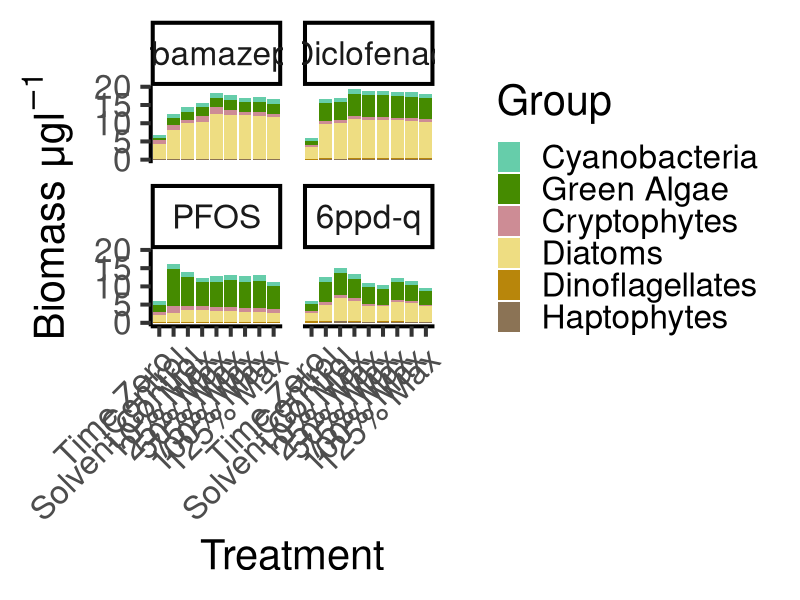

Here is the R script that generated this plot: (Note: this script raises an error after producing the figure.)
# from early 2025
# makes combined biomass and community composition plots with outliers removed
# include percent change from solvent control plot
# also includes haptophyte and dinoflagellate percent change plots

library(ggplot2)
library(ggpubr)
library(readxl)
library(tidyverse)



###################################### combined community composition barchart


# import data:

no_outliers_long = read_excel("All_Bioassays/continuous_no_high_outliers.xlsx", sheet = "Biomass_stacked_plot")

# reformat data:

no_outliers_long$Group <- factor(no_outliers_long$Group,
                                 levels = c("ALLChla", "Cyanobacteria", "GreenAlgae", "Cryptophytes", "Diatoms", "Dinoflagellates", "Haptophytes"),
                                 labels = c("Total Chl a", "Cyanobacteria", "Green Algae", "Cryptophytes", "Diatoms", "Dinoflagellates", "Haptophytes"))

group_colors = c("Cyanobacteria" = "aquamarine3", "Cryptophytes" = "lightpink3", "Diatoms" = "lightgoldenrod", "Dinoflagellates" = "darkgoldenrod", "Green Algae" = "chartreuse4", "Haptophytes" = "burlywood4")

bioassay_labels <- c(
  "Carbamazepine" = "Carbamazepine",
  "Diclofenac" = "Diclofenac",
  "PFOS" = "PFOS",
  "6ppd-q" = "6ppd-q"
)

no_outliers_long$Bioassay <- factor(no_outliers_long$Bioassay,
                                    levels = c("Carbamazepine", "Diclofenac", "PFOS", "6ppd-q"))

# plot community composition of all contaminant bioassays all together:

no_outliers_biomass_all = ggplot(no_outliers_long, aes(x = fct_relevel(Treatment, "T0" , "Control", "Solvent", "A", "B", "C", "D", "E", "F"), y = Biomass, fill = Group)) +
  geom_bar(stat = "identity", position = "stack") +
  scale_fill_manual(values = group_colors) +
  facet_wrap(~ Bioassay, labeller = labeller(Bioassay = bioassay_labels)) +
  theme_classic(base_size = 30) +
  ylab(expression(paste("Biomass \u03BCg", l^-1))) + 
  xlab("Treatment") + 
  scale_x_discrete(labels = c("T0" = "Time Zero", "Control" = "Control", "Solvent" =   "Solvent Control", "A" = "10% Max", "B" = "25% Max", "C" = "50% Max", "D" = "75% Max", "E" = "100% Max", "F" = "125% Max")) +
  theme(axis.text.x = element_text(angle = 45, hjust = 1))

ggsave(no_outliers_biomass_all, filename = "All_Bioassays/Figures/no_outliers_community_comp_biomass_all.png",
       device = "png", height = 12, width = 17)





############################################# individual contaminant community composition plots:

group_colors = c("Cyanobacteria" = "aquamarine3", "Cryptophytes" = "lightpink3", "Diatoms" = "lightgoldenrod", "Dinoflagellates" = "darkgoldenrod", "Green Algae" = "chartreuse4", "Haptophytes" = "burlywood4")



carbamazepine = ggplot(no_outliers_comm, aes(fill = Group, y = Carbamazepine, x = fct_relevel(Treatment, "T0" , "Control", "Solvent", "A", "B", "C", "D", "E", "F"))) +
  geom_bar(position = "stack", stat = "identity") +
  scale_fill_manual(values = group_colors) +
  ylab(expression(paste("Biomass \u03BCg", l^-1))) + 
  xlab("Treatment") + 
  labs(fill = 'Group') +
  scale_x_discrete(labels = c("T0" = "Time Zero", "Control" = "Control", "Solvent" = "Solvent Control", "A" = "10%", "B" = "25%", "C" = "50%", "D" = "75%", "E" = "100%", "F" = "125%")) +
  theme_classic(base_size = 30) +
  theme(axis.text.x = element_text(angle = 45, vjust = 1, hjust=1))

Diclofenac = ggplot(no_outliers_comm, aes(fill = Group, y = Diclofenac, x = fct_relevel(Treatment, "T0" , "Control", "Solvent", "A", "B", "C", "D", "E", "F"))) +
  geom_bar(position = "stack", stat = "identity") +
  scale_fill_manual(values = group_colors) +
  ylab(expression(paste("Biomass \u03BCg", l^-1))) + 
  xlab("Treatment") + 
  labs(fill = 'Group') +
  scale_x_discrete(labels = c("T0" = "Time Zero", "Control" = "Control", "Solvent" = "Solvent Control", "A" = "10%", "B" = "25%", "C" = "50%", "D" = "75%", "E" = "100%", "F" = "125%")) +
  theme_classic(base_size = 30) +
  theme(axis.text.x = element_text(angle = 45, vjust = 1, hjust=1))

PFOS = ggplot(no_outliers_comm, aes(fill = Group, y = PFOS, x = fct_relevel(Treatment, "T0" , "Control", "Solvent", "A", "B", "C", "D", "E", "F"))) +
  geom_bar(position = "stack", stat = "identity") +
  scale_fill_manual(values = group_colors) +
  ylab(expression(paste("Biomass \u03BCg", l^-1))) + 
  xlab("Treatment") + 
  labs(fill = 'Group') +
  scale_x_discrete(labels = c("T0" = "Time Zero", "Control" = "Control", "Solvent" = "Solvent Control", "A" = "10%", "B" = "25%", "C" = "50%", "D" = "75%", "E" = "100%", "F" = "125%")) +
  theme_classic(base_size = 30) +
  theme(axis.text.x = element_text(angle = 45, vjust = 1, hjust=1))

Quinone = ggplot(no_outliers_comm, aes(fill = Group, y = Quinone, x = fct_relevel(Treatment, "T0" , "Control", "Solvent", "A", "B", "C", "D", "E", "F"))) +
  geom_bar(position = "stack", stat = "identity") +
  scale_fill_manual(values = group_colors) +
  ylab(expression(paste("Biomass \u03BCg", l^-1))) + 
  xlab("Treatment") + 
  labs(fill = 'Group') +
  scale_x_discrete(labels = c("T0" = "Time Zero", "Control" = "Control", "Solvent" = "Solvent Control", "A" = "10%", "B" = "25%", "C" = "50%", "D" = "75%", "E" = "100%", "F" = "125%")) +
  theme_classic(base_size = 30) +
  theme(axis.text.x = element_text(angle = 45, vjust = 1, hjust=1))

ggsave(Quinone, filename = "6ppd-q/Figures/6ppdquinonecommunitybarchart.png",
       device = "png", height = 12, width = 17)

#all plots together

all = ggarrange(carbamazepine, Diclofenac, PFOS, Quinone, 
                labels = c("Carbamazepine", "Diclofenac", "PFOS", "6ppd-q"),
                ncol = 2, nrow = 2)
ggsave(all, filename = "allbioassaycommunities.png",
       device = "png", height = 12, width = 17)







####################################################### percent change in biomass from solvent control 


no_outliers_pc =  read_excel("All_Bioassays/continuous_no_high_outliers.xlsx", sheet = "Percent_change_total_group")



summary_data = no_outliers_pc %>%
  group_by(Other, Treatment) %>%
  summarise(
    mean = mean(chl_a_pc),
    sd = sd(chl_a_pc, na.rm = TRUE),
  )

summary_data


summary_data$Other = factor(summary_data$Other, levels=c("Carbamazepine", "Diclofenac", "PFOS", "6ppd-Quinone")) 

all_bioassay_total_chl_a_pc = ggplot(data = summary_data, 
                                     aes(x = mean, y = fct_relevel(Treatment, "10% Max", "25% Max", "50% Max", "75% Max", "100% Max", "125% Max"))) + 
  geom_col(aes(x = mean,
               y = fct_relevel(Treatment, "10% Max", "25% Max", "50% Max", "75% Max", "100% Max", "125% Max")),
           fill = "lightcyan3",
           data = summary_data) +  
  geom_errorbar(aes(x = mean,
                    y = fct_relevel(Treatment, "10% Max", "25% Max", "50% Max", "75% Max", "100% Max", "125% Max"), 
                    xmin = mean-sd, 
                    xmax = mean+sd,
                    width = 0.25),
                data = summary_data) +
  xlab("Percent Difference from Solvent Control") +
  ylab("Treatment") +
  theme_classic(base_size = 14) +
  facet_wrap(~Other, nrow = 1)

ggsave(all_bioassay_total_chl_a_pc, filename = "All_Bioassays/Figures/all_bioassay_total_chl_a_percent_dif.png",
       device = "png", height = 12, width = 15)






######################################################## individual group plots (Haptophytes and Dinoflagellates)




group_summary = no_outliers_pc %>%
  group_by(Other, Treatment) %>%
  summarise(
    tca = mean(chl_a_pc),
    cyano = mean(Cyanobacteria_pc),
    ga = mean(GreenAlgae_pc),
    crypto = mean(Cryptophytes_pc),
    dia = mean(Diatoms_pc),
    dino = mean(Dinoflagellates_pc),
    hapto = mean(Haptophytes_pc),
    tca_sd = sd(chl_a_pc, na.rm = TRUE),
    cyano_sd = sd(Cyanobacteria_pc, na.rm = TRUE),
    ga_sd = sd(GreenAlgae_pc, na.rm = TRUE),
    crypto_sd = sd(Cryptophytes_pc, na.rm = TRUE),
    dia_sd = sd(Diatoms_pc, na.rm = TRUE),
    dino_sd = sd(Dinoflagellates_pc, na.rm = TRUE),
    hapto_sd = sd(Haptophytes_pc, na.rm = TRUE)
  )

glimpse(group_summary)

group_summary$Treatment <- factor(group_summary$Treatment,
                                  levels = c("A", "B", "C", "D", "E", "F"),
                                  labels = c("10% Max", "25% Max", "50% Max", "75% Max", "100% Max", "125% Max"))


group_summary$Other = factor(group_summary$Other, 
                             levels=c("Carbamazepine", "Diclofenac", "PFOS", "6ppd-q"),
                             labels=c("Carbamazepine", "Diclofenac", "PFOS", "6ppd-quinone")) 


groups= reshape(data = group_summary,
                idvar= c("Other", "Treatment"), 
                varying = 3:16, #We need to specify here the columns to be reshaped
                sep= "",
                direction = "long",
                v.names = "Value")

carb_comm = group_summary %>%
  filter(Other == "Carbamazepine")

dic_comm = group_summary %>%
  filter(Other == "Diclofenac")


########### haptophytes plots

carb_haptos_plot = ggplot(data = carb_comm) + 
  geom_col(aes(y = hapto,
               x = fct_relevel(Treatment, "10% Max", "25% Max", "50% Max", "75% Max", "100% Max", "125% Max")),
           fill = "lightcyan3",
           data = carb_comm) +  
  geom_errorbar(aes(y = hapto,
                    x = fct_relevel(Treatment, "10% Max", "25% Max", "50% Max", "75% Max", "100% Max", "125% Max"), 
                    ymin = hapto-hapto_sd, 
                    ymax = hapto+hapto_sd,
                    width = 0.25),
                data = carb_comm) +
  ylab("Haptophyte Percent Difference") +
  xlab("Treatment") +
  theme_classic(base_size = 40) 

ggsave(carb_haptos_plot, filename = "Carbamazepine/Figures/carb_haptos_plot.png",
       device = "png", height = 18, width = 24)


dic_haptos_plot = ggplot(data = dic_comm) + 
  geom_col(aes(y = hapto,
               x = fct_relevel(Treatment, "10% Max", "25% Max", "50% Max", "75% Max", "100% Max", "125% Max")),
           fill = "lightcyan3",
           data = dic_comm) +  
  geom_errorbar(aes(y = hapto,
                    x = fct_relevel(Treatment, "10% Max", "25% Max", "50% Max", "75% Max", "100% Max", "125% Max"), 
                    ymin = hapto-hapto_sd, 
                    ymax = hapto+hapto_sd,
                    width = 0.25),
                data = dic_comm) +
  ylab("Haptophyte Percent Difference") +
  xlab("Treatment") +
  theme_classic(base_size = 40) 

ggsave(dic_haptos_plot, filename = "Diclofenac/Figures/dic_haptos_plot.png",
       device = "png", height = 18, width = 24)



############### dinoflagellates plots


carb_dinos_plot = ggplot(data = carb_haptos) + 
  geom_col(aes(y = dino,
               x = fct_relevel(Treatment, "10% Max", "25% Max", "50% Max", "75% Max", "100% Max", "125% Max")),
           fill = "lightcyan3",
           data = carb_haptos) +  
  geom_errorbar(aes(y = dino,
                    x = fct_relevel(Treatment, "10% Max", "25% Max", "50% Max", "75% Max", "100% Max", "125% Max"), 
                    ymin = dino-dino_sd, 
                    ymax = dino+dino_sd,
                    width = 0.25),
                data = carb_haptos) +
  ylab("Dinoflagellate Percent Difference") +
  xlab("Treatment") +
  theme_classic(base_size = 30) 

ggsave(carb_dinos_plot, filename = "Carbamazepine/Figures/carb_dinos_plot.png",
       device = "png", height = 18, width = 24)

dic_dinos_plot = ggplot(data = dic_comm) + 
  geom_col(aes(y = dino,
               x = fct_relevel(Treatment, "10% Max", "25% Max", "50% Max", "75% Max", "100% Max", "125% Max")),
           fill = "lightcyan3",
           data = dic_comm) +  
  geom_errorbar(aes(y = dino,
                    x = fct_relevel(Treatment, "10% Max", "25% Max", "50% Max", "75% Max", "100% Max", "125% Max"), 
                    ymin = dino-dino_sd, 
                    ymax = dino+dino_sd,
                    width = 0.25),
                data = dic_comm) +
  ylab("Dinoflagellate Percent Difference") +
  xlab("Treatment") +
  theme_classic(base_size = 40) 

ggsave(dic_dinos_plot, filename = "Diclofenac/Figures/dic_dinos_plot.png",
       device = "png", height = 18, width = 24)




################ individual groups percent change including all bioassays




haptos = ggplot(data = group_summary, 
                aes(x = Other, y = fct_relevel(Treatment, "10% Max", "25% Max", "50% Max", "75% Max", "100% Max", "125% Max"))) + 
  geom_col(aes(x = hapto,
               y = fct_relevel(Treatment, "10% Max", "25% Max", "50% Max", "75% Max", "100% Max", "125% Max")),
           fill = "darkgrey",
           data = group_summary) +  
  geom_errorbar(aes(x = hapto,
                    y = fct_relevel(Treatment, "10% Max", "25% Max", "50% Max", "75% Max", "100% Max", "125% Max"), 
                    xmin = hapto-hapto_sd, 
                    xmax = hapto+hapto_sd,
                    width = 0.25),
                data = group_summary) +
  xlab("Haptophyte Percent Change") +
  ylab("Treatment") +
  theme_classic(base_size = 14) +
  facet_wrap(~Other, nrow = 1)




dino = ggplot(data = group_summary, 
              aes(x = Ot, y = fct_relevel(Treatment, "10% Max", "25% Max", "50% Max", "75% Max", "100% Max", "125% Max"))) + 
  geom_col(aes(x = dino,
               y = fct_relevel(Treatment, "10% Max", "25% Max", "50% Max", "75% Max", "100% Max", "125% Max")),
           fill = "darkgrey",
           data = group_summary) +  
  geom_errorbar(aes(x = dino,
                    y = fct_relevel(Treatment, "10% Max", "25% Max", "50% Max", "75% Max", "100% Max", "125% Max"), 
                    xmin = dino-dino_sd, 
                    xmax = dino+dino_sd,
                    width = 0.25),
                data = group_summary) +
  xlab("Dinoflagellate Percent Change") +
  ylab("Treatment") +
  theme_classic(base_size = 14) +
  facet_wrap(~Other, nrow = 1)















